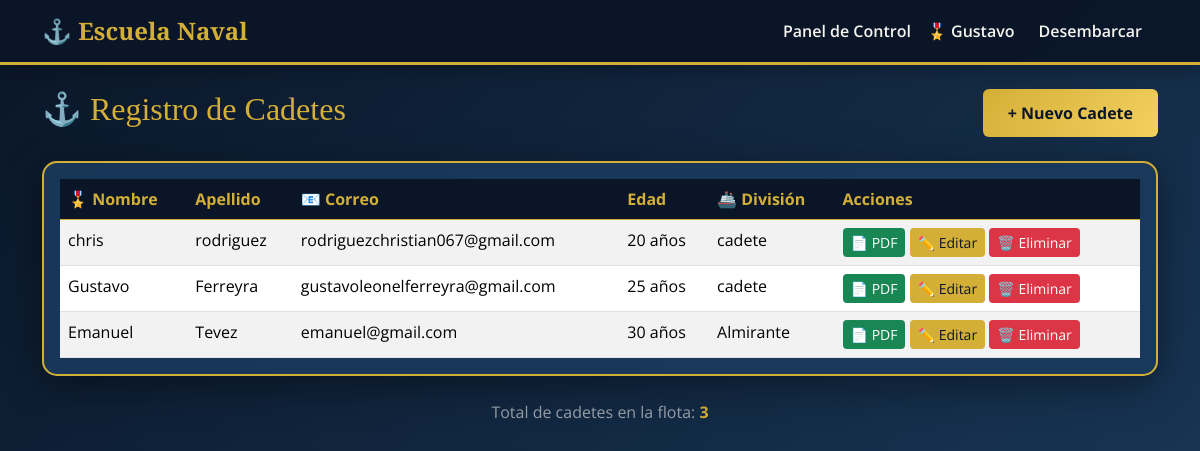
/users/dashboard/ (signed in), run on the app's committed database.
### users/models.py (models this page shows, shortened)
class Alumno(models.Model):
    usuario = models.ForeignKey(User, on_delete=models.CASCADE, related_name='alumnos')
    nombre = models.CharField(max_length=100)
    apellido = models.CharField(max_length=100)
    email = models.EmailField()
    edad = models.PositiveIntegerField()
    carrera = models.CharField(max_length=100)
    fecha_registro = models.DateTimeField(auto_now_add=True)
    class Meta:
        ordering = ['-fecha_registro']

### users/views.py (the view)
# urls.py: path('dashboard/', views.dashboard, name='dashboard'),
@login_required
def dashboard(request):
    alumnos = Alumno.objects.filter(usuario=request.user)
    return render(request, 'users/dashboard.html', {'alumnos': alumnos})

### templates/users/dashboard.html (shortened to what this page needs)
{% extends 'base.html' %}
{% block content %}
<div class="row">
    <div class="col-12">
        <div class="d-flex justify-content-between align-items-center mb-4">
            <h2>⚓ Registro de Cadetes</h2>
            <a href="{% url 'crear_alumno' %}" class="btn btn-primary">+ Nuevo Cadete</a>
        </div>
        {% if alumnos %}
            <div class="card p-3">
                <div class="table-responsive">
                    <table class="table table-striped table-hover mb-0">
                        <thead class="table-dark">
                            <tr>
                                <th>🎖️ Nombre</th>
                                <th>Apellido</th>
                                <th>📧 Correo</th>
                                <th>Edad</th>
                                <th>🚢 División</th>
                                <th>Acciones</th>
                            </tr>
                        </thead>
                        <tbody>
                            {% for alumno in alumnos %}
                                <tr>
                                    <td>{{ alumno.nombre }}</td>
                                    <td>{{ alumno.apellido }}</td>
                                    <td>{{ alumno.email }}</td>
                                    <td>{{ alumno.edad }} años</td>
                                    <td>{{ alumno.carrera }}</td>
                                    <td>
                                        <a href="{% url 'enviar_pdf_alumno' alumno.pk %}" class="btn btn-sm btn-success">📄 PDF</a>
                                        <a href="{% url 'editar_alumno' alumno.pk %}" class="btn btn-sm btn-warning">✏️ Editar</a>
                                        <a href="{% url 'eliminar_alumno' alumno.pk %}" class="btn btn-sm btn-danger">🗑️ Eliminar</a>
                                    </td>
                                </tr>
                            {% endfor %}
                        </tbody>
                    </table>
                </div>
            </div>
            <div class="text-center mt-4" style="color: rgba(245,245,240,0.6);">
                <p>Total de cadetes en la flota: <strong style="color: var(--dorado);">{{ alumnos.count }}</strong></p>
            </div>
        {% endif %}
    </div>
</div>
{% endblock %}

### templates/base.html (shortened to what this page needs)
<!DOCTYPE html>
<html lang="es">
<head>
    <link href="https://cdn.jsdelivr.net/npm/bootstrap@5.3.2/dist/css/bootstrap.min.css" rel="stylesheet">
</head>
<body>
    <nav class="navbar navbar-expand-lg">
        <div class="container">
            <a class="navbar-brand" href="{% url 'home' %}">⚓ Escuela Naval</a>
            <div class="collapse navbar-collapse" id="navbarNav">
                <ul class="navbar-nav ms-auto">
                    {% if user.is_authenticated %}
                        <li class="nav-item">
                            <a class="nav-link" href="{% url 'dashboard' %}">Panel de Control</a>
                        </li>
                        <li class="nav-item">
                            <span class="nav-link">🎖️ {{ user.username }}</span>
                        </li>
                        <li class="nav-item">
                            <form method="POST" action="{% url 'logout' %}">
                                <button type="submit" class="btn-logout">Desembarcar</button>
                            </form>
                        </li>
                    {% endif %}
                </ul>
            </div>
        </div>
    </nav>
    <div class="container mt-4">
        {% block content %}{% endblock %}
    </div>
</body>
</html>

### templates/base.html (style rules this page uses)
:root { --azul-marino: #0a1628; --azul-naval: #1a3a5c; --dorado: #d4af37; --dorado-claro: #f4d160; --blanco-hueso: #f5f5f0; --gris-acero: #4a5568; }
body { background: linear-gradient(135deg, var(--azul-marino) 0%, var(--azul-naval) 100%); min-height: 100vh; font-family: 'Open Sans', sans-serif; color: var(--blanco-hueso); }
.navbar { background: rgba(10, 22, 40, 0.95) !important; border-bottom: 3px solid var(--dorado); box-shadow: 0 4px 20px rgba(0,0,0,0.3); }
.navbar-brand { font-family: 'Cinzel', serif; font-weight: 700; color: var(--dorado) !important; font-size: 1.5rem; }
.nav-link { color: var(--blanco-hueso) !important; font-weight: 600; transition: color 0.3s; }
.btn-logout { background: none; border: none; color: var(--blanco-hueso) !important; font-weight: 600; cursor: pointer; padding: 8px 16px; }
.card { background: rgba(26, 58, 92, 0.9); border: 2px solid var(--dorado); border-radius: 15px; box-shadow: 0 10px 40px rgba(0,0,0,0.4); }
.btn-primary { background: linear-gradient(135deg, var(--dorado) 0%, var(--dorado-claro) 100%); border: none; color: var(--azul-marino); font-weight: 700; padding: 12px 25px; transition: transform 0.3s, box-shadow 0.3s; }
.btn-danger { background: #dc3545; border: none; }
.btn-warning { background: var(--dorado); border: none; color: var(--azul-marino); }
.btn-success { background: #198754; border: none; }
.table { color: var(--blanco-hueso); }
.table-dark { background: var(--azul-marino) !important; }
.table-dark th { background: var(--azul-marino) !important; color: var(--dorado) !important; border-color: var(--dorado) !important; }
.table-striped tbody tr:nth-of-type(odd) { background: rgba(26, 58, 92, 0.5); }
.table-striped tbody tr:nth-of-type(even) { background: rgba(10, 22, 40, 0.5); }
h1, h2, h3 { font-family: 'Cinzel', serif; color: var(--dorado); }
a { color: var(--dorado); }

### data on the page
Alumno: nombre "chris", apellido "rodriguez", email "rodriguezchristian067@gmail.com", edad "20", carrera "cadete"
Alumno: nombre "Gustavo", apellido "Ferreyra", email "gustavoleonelferreyra@gmail.com", edad "25", carrera "cadete"
Alumno: nombre "Emanuel", apellido "Tevez", email "emanuel@gmail.com", edad "30", carrera "Almirante"

### other printed values
{{ user.username }} "Gustavo"
{{ alumnos.count }} "3"
